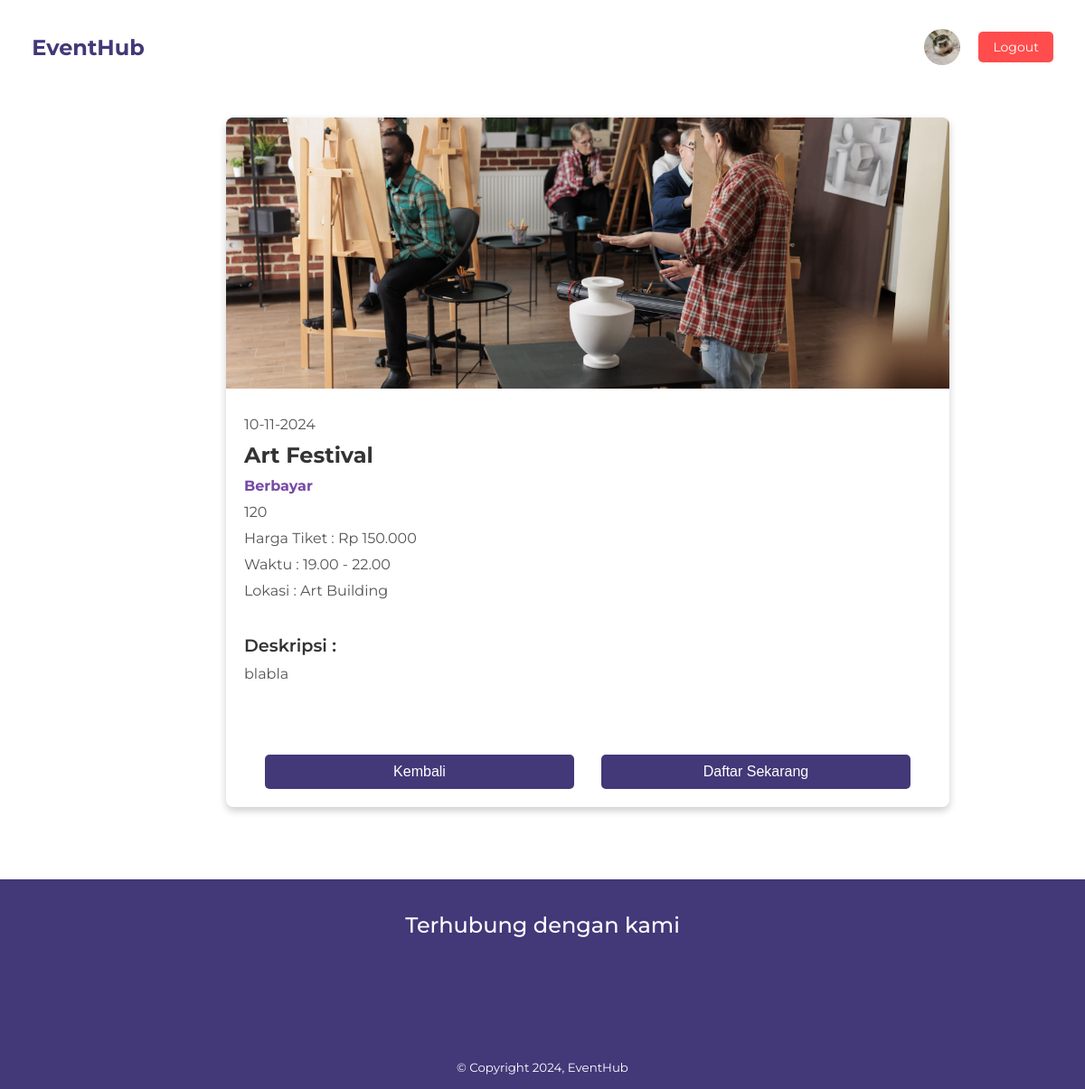
Page /detail_event.php?id_event=36 (signed in) on the committed database.
### tables this page shows
CREATE TABLE `pengguna` (
  `id_pengguna` int(11) NOT NULL,
  `nama_lengkap` varchar(100) NOT NULL,
  `telp` varchar(15) NOT NULL,
  `email` varchar(100) NOT NULL,
  `sandi` varchar(255) NOT NULL,
  `foto_profil` varchar(255) NOT NULL
);

CREATE TABLE `events` (
  `id_event` int(11) NOT NULL,
  `foto_event` varchar(255) NOT NULL,
  `nama_event` varchar(255) NOT NULL,
  `status_event` enum('Gratis','Berbayar') NOT NULL,
  `tanggal_event` date NOT NULL,
  `waktu_event` varchar(50) NOT NULL,
  `lokasi_event` varchar(255) NOT NULL,
  `deskripsi_event` text NOT NULL,
  `harga_tiket` int(255) NOT NULL,
  `kuota_event` int(100) NOT NULL,
  `tanggal_ditambahkan` datetime NOT NULL DEFAULT current_timestamp()
);

### detail_event.php (the view, shortened to what this page needs)
<?php
include 'koneksi.php';
$email = $_SESSION['email'];
$query = "SELECT foto_profil, id_pengguna, nama_lengkap, telp FROM pengguna WHERE email = ?";
$stmt = $conn->prepare($query);
$stmt->bind_param("s", $email);
$stmt->execute();
$result = $stmt->get_result();
$user = $result->fetch_assoc();
$foto_profil = !empty($user['foto_profil']) ? $user['foto_profil'] : 'assets/default.png';
if (isset($_GET['id_event'])) {
    $id_event = $_GET['id_event'];
    $query = "SELECT * FROM events WHERE id_event = ?";
    $stmt = $conn->prepare($query);
    $stmt->bind_param("i", $id_event);
    $stmt->execute();
    $result = $stmt->get_result();
    if ($result->num_rows > 0) {
        $event = $result->fetch_assoc();
    } else {
        echo "Event tidak ditemukan.";
        exit();
    }
} else {
    echo "ID event tidak tersedia.";
    exit();
}
?>
<!DOCTYPE html>
<html lang="en">
<head>
    <link href="https://cdn.jsdelivr.net/npm/remixicon@3.0.0/fonts/remixicon.css" rel="stylesheet">
    <link rel="stylesheet" href="styles/beranda.css">
    <link rel="stylesheet" href="styles/landing.css">
    <link rel="stylesheet" href="styles/detail.css">
</head>
<body>
    <nav>
        <div class="nav_logo"><a href="#">EventHub</a></div>
        <div class="nav__profile">
            <img src="<?php echo $foto_profil; ?>" alt="Profile" class="profile__image" onclick="window.location.href='profil.php';">
            <a href="#" class="logout__button" onclick="confirmLogout()">Logout</a>
        </div>
    </nav>
    <section class="event-detail">
        <div class="event-details-container">
            <img src="<?php echo $event['foto_event']; ?>" alt="Event Image" class="event-detail-image">
            <div class="event-info">
                <p><?php echo date('d-m-Y', strtotime($event['tanggal_event'])); ?></p>
                <h1><?php echo htmlspecialchars($event['nama_event']); ?></h1>
                <p class="status"><?php echo htmlspecialchars($event['status_event']); ?></p>
                <p><i class="ri-ticket-2-line"></i> <?php echo htmlspecialchars($event['kuota_event']); ?></p>
                <p>Harga Tiket :
                    <?php
                    if ($event['status_event'] === 'Berbayar') {
                        echo 'Rp ' . number_format($event['harga_tiket'], 0, ',', '.');
                    } else {
                        echo '-';
                    }
                    ?>
                </p>
                <p>Waktu : <?php echo htmlspecialchars($event['waktu_event']); ?></p>
                <p>Lokasi : <?php echo htmlspecialchars($event['lokasi_event']); ?></p><br>
                <p class="des">Deskripsi : </p>
                <p><?php echo htmlspecialchars($event['deskripsi_event']); ?></p>
                <div class="button-container">
                    <button onclick="window.location.href='beranda.php';">Kembali</button>
                    <button onclick="openTicketModal()">Daftar Sekarang</button>
                </div>
            </div>
        </div>
    </section>
    <footer>
        <div class="section__container" id="kontak">
            <h4>Terhubung dengan kami</h4>
            <div class="social__icons">
                <span><a href="https://www.facebook.com" target="_blank"><i class="ri-facebook-fill"></i></a></span>
                <span><a href="https://twitter.com" target="_blank"><i class="ri-twitter-fill"></i></a></span>
                <span><a href="https://www.instagram.com" target="_blank"><i class="ri-instagram-line"></i></a></span>
            </div>
            <small>&copy; Copyright 2024, EventHub</small>
        </div>
    </footer>
</body>
</html>

### styles/beranda.css (style rules this page uses)
body { font-family: "Montserrat", sans-serif; background-color: #ffffff; }
nav { display: flex; justify-content: space-between; align-items: center; padding: 10px 30px; background-color: #ffffff; color: white; }
.nav_logo a { text-decoration: none; color: #433878; font-size: 24px; font-weight: bold; }
.nav__profile { display: flex; align-items: center; cursor: pointer; }
.profile__image { width: 40px; height: 40px; border-radius: 50%; object-fit: cover; margin-left: 40px; }
.logout__button { margin-left: 20px; padding: 8px 16px; background-color: #FF4D4D; color: white; text-decoration: none; border-radius: 5px; font-size: 14px; display: inline-flex; align-items: center; cursor: pointer; }
footer { margin-top: 80px; }

### styles/landing.css (style rules this page uses)
* { padding: 0; margin: 0; box-sizing: border-box; }
.section__container { padding: 5rem 1rem; max-width: 1200px; margin: auto; }
img { width: 100%; }
body { font-family: "Montserrat", sans-serif; }
nav { position: absolute; top: 0; left: 50%; transform: translateX(-50%); padding: 2rem 2.2rem; width: 100%; max-width: 1200 px; display: flex; align-items: center; justify-content: space-between; }
footer { background-color: #433878; color: white; }
footer .section__container { display: grid; gap: 3rem; text-align: center; padding: 1rem 0; }
footer h4 { font-size: 1.5rem; font-weight: 500; padding-top: 20px; }
.social__icons { display: flex; align-items: center; justify-content: center; gap: 1rem; color: white; }
.social__icons a { text-decoration: none; color: white; }
.social__icons i { padding: 5px; font-size: 2rem; cursor: pointer; text-decoration: none; color: white; }

### styles/detail.css (style rules this page uses)
body { font-family: 'Montserrat', sans-serif; background-color: #ffffff; }
.event-details-container { width: 90%; max-width: 800px; background-color: #fff; box-shadow: 0px 4px 8px rgba(0, 0, 0, 0.2); display: flex; flex-direction: column; margin: 20px; margin-top: 130px; border-radius: 8px; overflow: hidden; margin-left: 250px; }
.event-detail-image { width: 100%; height: 300px; object-fit: cover; }
.event-info { padding: 20px; }
.event-info h1 { margin-top: 0; color: #333; }
.event-info p { margin: 10px 0; color: #555; }
.event-info .des { font-size: 1.2rem; font-weight: 600; color: #333; }
.event-info p.status { font-weight: bold; color: #764aa8; }
.button-container { display: flex; justify-content: center; gap: 30px; margin-top: 80px; }
.button-container button { width: 45%; padding: 10px; background-color: #433878; color: #fff; border: none; border-radius: 5px; font-size: 16px; cursor: pointer; }

### rows in the picture
pengguna: foto_profil (picture)
events: foto_event (picture), tanggal_event "10-11-2024", nama_event "Art Festival", status_event "Berbayar", kuota_event "120", harga_tiket "150.000", waktu_event "19.00 - 22.00", lokasi_event "Art Building", deskripsi_event "blabla"
